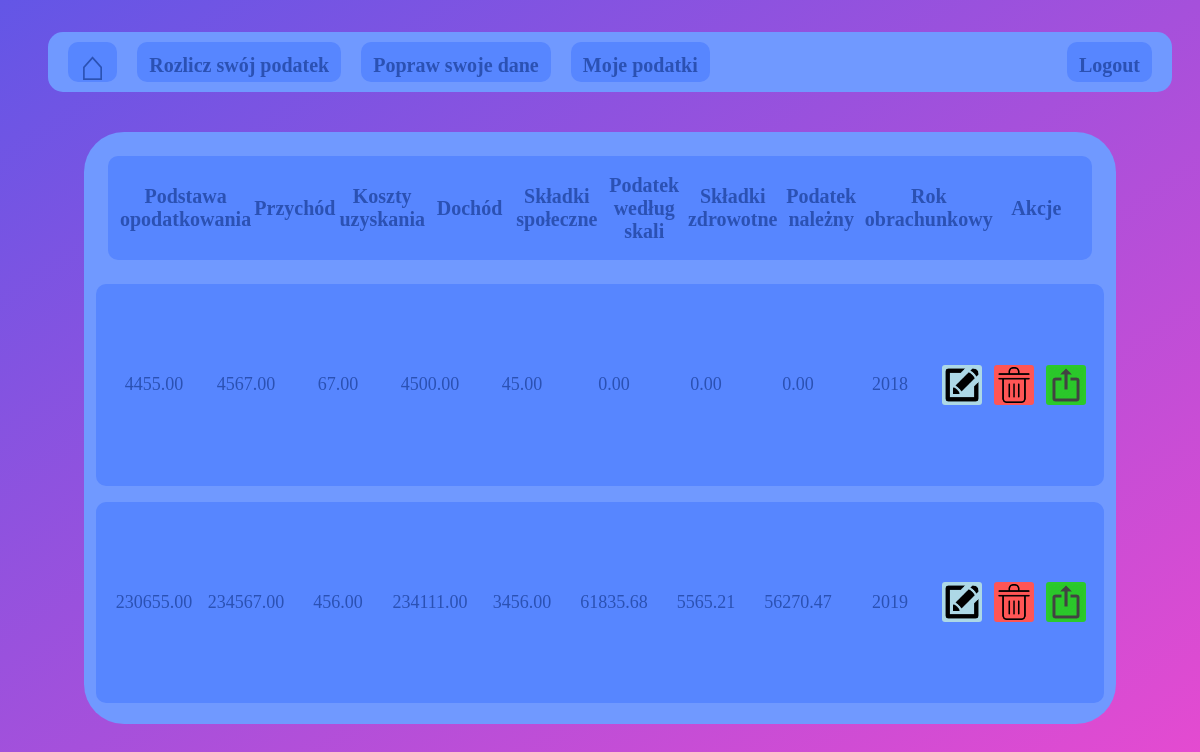
The app's page /taxes.php (signed in) with its own data.
### tables this page shows
CREATE TABLE `tab_podatkow` (
  `ID` int(11) NOT NULL,
  `podstawa_opodatkowania` decimal(20,2) NOT NULL,
  `przychod` decimal(20,2) NOT NULL,
  `koszty_uzyskania_przychodu` decimal(20,2) NOT NULL,
  `dochod` decimal(20,2) NOT NULL,
  `skladki_spoleczne` decimal(20,2) NOT NULL,
  `podatek_wedlug_skali` decimal(20,2) NOT NULL,
  `skladki_zdrowotne` decimal(20,2) NOT NULL,
  `podatek_nalezny` decimal(20,2) NOT NULL,
  `rok_obrachunkowy` varchar(4) NOT NULL,
  `pesel` varchar(11) NOT NULL
);

### taxes.php (the view, shortened to what this page needs)
<?php
    include "functions.php";
    include "database_access.php";
?>
<!DOCTYPE html>
<html>
<head>
  <link rel="stylesheet" type="text/css" href="css/home.css">
  <link rel="stylesheet" type="text/css" href="css/editDetails.css">
</head>
<body>
    <div class="user-detail-container">
        <div class='taxes'>
            <div class='tax-header'>
                <div class='tax-element'>
                    Podstawa opodatkowania
                </div>
                <div class='tax-element'>
                    Przychód
                </div>
                <div class='tax-element'>
                    Koszty uzyskania
                </div>
                <div class='tax-element'>
                    Dochód
                </div>
                <div class='tax-element'>
                    Składki społeczne
                </div>
                <div class='tax-element'>
                    Podatek według skali
                </div>
                <div class='tax-element'>
                    Składki zdrowotne
                </div>
                <div class='tax-element'>
                    Podatek należny
                </div>
                <div class='tax-element'>
                    Rok obrachunkowy
                </div>
                <div class='tax-element'>
                    Akcje
                </div>
            </div>
            <?php
                $conn = new mysqli($server_adress, $server_user, $server_password, $server_database_name);
                if($result = ($conn->query("SELECT * FROM tab_podatkow WHERE pesel='".$_SESSION["pesel"]."';")))
                {
                    if($result->num_rows > 0){
                        while($row =  $result->fetch_assoc()){
                            echo "
                            <div class='tax'>
                                <div class='tax-element'>
                                ".$row["podstawa_opodatkowania"]."
                                </div>
                                <div class='tax-element'>
                                ".$row["przychod"]."
                                </div>
                                <div class='tax-element'>
                                ".$row["koszty_uzyskania_przychodu"]."
                                </div>
                                <div class='tax-element'>
                                ".$row["dochod"]."
                                </div>
                                <div class='tax-element'>
                                ".$row["skladki_spoleczne"]."
                                </div>
                                <div class='tax-element'>
                                ".$row["podatek_wedlug_skali"]."
                                </div>
                                <div class='tax-element'>
                                ".$row["skladki_zdrowotne"]."
                                </div>
                                <div class='tax-element'>
                                ".$row["podatek_nalezny"]."
                                </div>
                                <div class='tax-element'>
                                ".$row["rok_obrachunkowy"]."
                                </div>
                                <div class='tax-element-action'>
                                    <a href='./edit.php?id=".$row["ID"]."'>
                                        <div class='edit'>
                                        </div>
                                    </a>
                                    <a href='./delete.php?id=".$row["ID"]."'>
                                        <div class='delete'>
                                        </div>
                                    </a>
                                    <a href='./export.php?id=".$row["ID"]."'>
                                        <div class='export'>
                                        </div>
                                    </a>
                                </div>
                            </div>
                            ";
                        }
                    }else{
                        header("Location: taxCalculation.php");
                    }
                }
            ?>
        </div>
    </div>
</body>
</html>

### css/home.css (style rules this page uses)
body { display: flex; flex-direction: column; width: 100vw; margin: 0; padding: 0; color: #2B51B3; height: 100vh; background-image: linear-gradient(to bottom right, #6356E6, #E84AD0); }
.user-detail-container { display: flex; width: 86vw; height: 74vh; background-color: rgb(112, 153, 255); margin: 1vh 7vw 8vh; border-radius: 40px; }

### css/editDetails.css (style rules this page uses)
.taxes { display: flex; flex-direction: column; }
.tax { flex: 2; width: 82vw; max-height: 30%; display: flex; background-color: #5786FF; margin: 0 1vw 2vh 1vw; padding: 1vw; border-radius: 10px; font-size: 18px; align-items: center; justify-content: center; align-items: center; justify-content: center; }
.tax-header { flex: 1; width: 80vw; max-height: 10vh; display: flex; background-color: #5786FF; margin: 2vw; padding: 1vw; border-radius: 10px; font-size: 20px; font-weight: bold; align-items: center; justify-content: center; }
.tax-element { flex: 1; text-align: center; align-content: center; }
.edit { flex: 1; height: 32px; width: 32px; max-height: 32px; max-width: 32px; background-color: lightblue; background-image: url("../graphics/edit.png"); background-size: 90%; background-repeat: no-repeat; background-position: center; padding: 4px; margin: 6px; border-radius: 3px; }
.delete { flex: 1; height: 32px; width: 32px; max-height: 32px; max-width: 32px; background-color: rgb(255, 85, 85); background-image: url("../graphics/delete.png"); background-size: 90%; background-repeat: no-repeat; background-position: center; padding: 4px; margin: 6px; border-radius: 3px; }
.export { flex: 1; height: 32px; width: 32px; max-height: 32px; max-width: 32px; background-color: rgb(43, 202, 43); background-image: url("../graphics/export.png"); background-size: 90%; background-repeat: no-repeat; background-position: center; padding: 4px; margin: 6px; border-radius: 3px; }
.tax-element-action { display: flex; flex: 1; flex-direction: row; text-align: center; align-content: center; }

### records on screen
tab_podatkow: podstawa_opodatkowania "4455.00", przychod "4567.00", koszty_uzyskania_przychodu "67.00", dochod "4500.00", skladki_spoleczne "45.00", podatek_wedlug_skali "0.00", skladki_zdrowotne "0.00", podatek_nalezny "0.00", rok_obrachunkowy "2018"
tab_podatkow: podstawa_opodatkowania "230655.00", przychod "234567.00", koszty_uzyskania_przychodu "456.00", dochod "234111.00", skladki_spoleczne "3456.00", podatek_wedlug_skali "61835.68", skladki_zdrowotne "5565.21", podatek_nalezny "56270.47", rok_obrachunkowy "2019"
